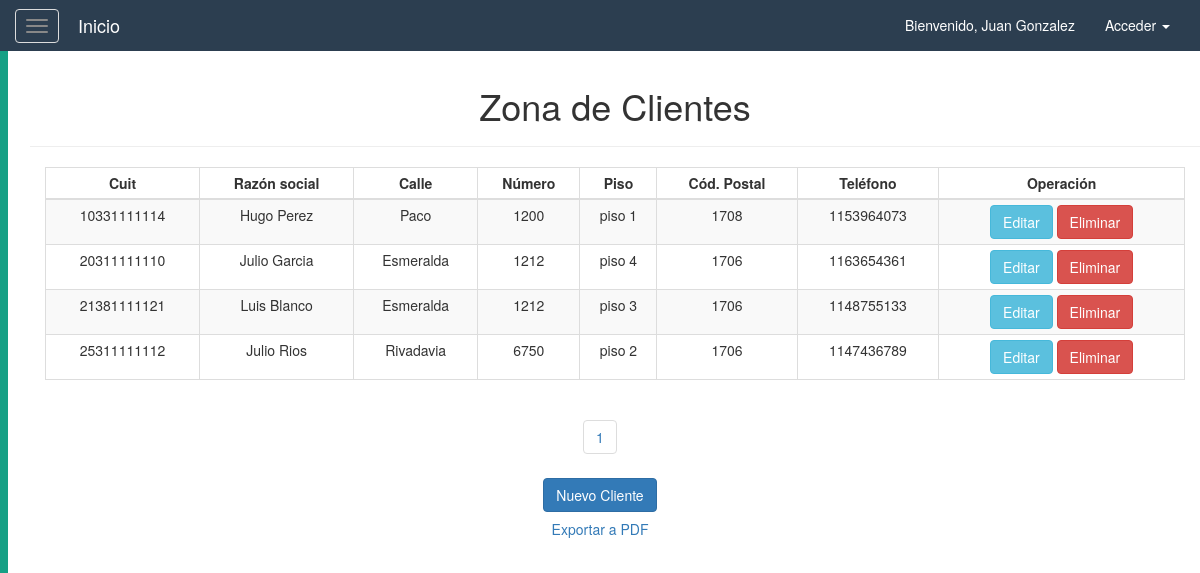
Screenshot of /logistica/clientes.php (signed in) with the database file from the repository.
### tables this page shows
CREATE TABLE `cliente` (
  `idCliente` int(11) NOT NULL,
  `cuit` varchar(11) DEFAULT NULL,
  `razon` varchar(45) DEFAULT NULL,
  `dom_numero` int(11) DEFAULT NULL,
  `dom_calle` varchar(45) DEFAULT NULL,
  `dom_cp` varchar(45) DEFAULT NULL,
  `dom_piso` varchar(45) DEFAULT NULL,
  `telefono` varchar(45) DEFAULT NULL
);

### resources/db/control.php (called while the page is built, shortened)
<?php
    class controlDB{
        function __construct(){
            try{
            $host="localhost";
            $dbname="logistica";
            $user="root";
            $pass="";
            $this->con=mysqli_connect($host,$user,$pass) or die("No se puede conectar con la base de datos.");
            mysqli_select_db($this->con,$dbname)or die("No se encuentra la base de datos.");
            mysqli_set_charset($this->con, "utf8");
            }catch(Exception $ex){
                throw $ex;
            }
        }
        function consultar($sql){
        $link=$this->con;
        $stmt = mysqli_prepare($link, $sql);
        mysqli_stmt_execute($stmt);
        $result = $stmt->get_result();
        $data=null;
        while($fila=$result->fetch_assoc()){
            $data[]=$fila;
        }
        return $data;
        }
    }
?>

### resources/library/clientes_pag.php (called while the page is built, shortened)
<?php
        $tamagno_paginas = 7;
        if(isset($_GET['pagina'])) {
            $pag = $_GET['pagina'];
        } else {
            $pag = 1;
        }
        $empezar_desde = ($pag-1) * $tamagno_paginas;
        $datos = $obj -> consultar("SELECT *
            FROM cliente
            ORDER BY cuit
            LIMIT $empezar_desde, $tamagno_paginas");
        $num_filas = count($obj->consultar("SELECT *
            FROM cliente"));
        $total_paginas = ceil($num_filas/$tamagno_paginas);
?>

### logistica/clientes.php (the view, shortened to what this page needs)
<!DOCTYPE html>
<html lang="es">
<head>
    <?php
        require_once($_SERVER['DOCUMENT_ROOT'].'/resources/config.php');
        $obj = new controlDB();
        include $LIBRARY_PATH.'/clientes_pag.php';
    ?>
</head>
<body>
    <?php
        require_once($_SERVER['DOCUMENT_ROOT'].'/resources/templates/header.php');
    ?>
    <div id="wrapper">
        <?php
            require_once($_SERVER['DOCUMENT_ROOT'].'/resources/templates/sidebar.php');
        ?>
        <div id="page-content-wrapper">
            <div class="container-fluid">
                <div class="row">
                    <div class="col-lg-12 text-center">
                        <div class="container">
                            <div class="row">
                                <div class="col">
                                    <h1>Zona de Clientes</h1>
                                    <hr/>
                                </div>
                            </div>
                        </div>
                        <div class="container">
                            <div class="row">
                                <div class="col-lg-12 col-md-12 col-sm-12 col-xs-12">
                                    <div class="table-responsive">
                                        <table class="table table-striped table-bordered table-condensed table-hover">
                                            <thead>
                                                <th  class="text-center">Cuit</th>
                                                <th  class="text-center">Razón social</th>
                                                <th  class="text-center">Calle</th>
                                                <th  class="text-center">Número</th>
                                                <th  class="text-center">Piso</th>
                                                <th  class="text-center">Cód. Postal</th>
                                                <th  class="text-center">Teléfono</th>
                                                <th  class="text-center">Operación</th>
                                            </thead>
                                            <?php foreach($datos as $td){ ?>
                                            <tr>
                                                <td><?php echo $td['cuit']; ?></td>
                                                <td><?php echo $td['razon']; ?></td>
                                                <td><?php echo $td['dom_calle']; ?></td>
                                                <td><?php echo $td['dom_numero']; ?></td>
                                                <td><?php echo $td['dom_piso']; ?></td>
                                                <td><?php echo $td['dom_cp']; ?></td>
                                                <td><?php echo $td['telefono']; ?></td>
                                                <td class="text-center">
                                                    <a href="editarCliente.php?id=<?php echo $td["idCliente"]?>">
                                                        <button class="btn btn-info">Editar</button>
                                                    </a>
                                                    <a href="bdCliente.php?id=<?php echo $td["idCliente"]?>&funcion=eliminar">
                                                        <button class="btn btn-danger">Eliminar</button>
                                                    </a>
                                                </td>
                                            </tr>
                                            <?php } ?>
                                        </table>
                                    </div>
                                </div>
                            </div>
                        </div>
                        <div class="row">
                            <div class="col">
                                <?php
                                    for($i = 1; $i <= $total_paginas; $i++){
                                    echo "<ul class='pagination'>
                                        <li><a href='?pagina=".$i."'>".$i."</a></li>
                                    </ul>";}
                                ?>
                            </div>
                        </div>
                        <div class="row">
                                <div class="col">
                                    <a href="registrarCliente.php" class="btn btn-primary">Nuevo Cliente</a>
                                </div>
                        </div>
                        <div class="row">
                            <a href="/logistica/exportarVehiculo.php">
                                <button class="btn btn-link">Exportar a PDF</button>
                            </a>
                        </div>
                    </div>
                </div>
            </div>
        </div>
    </div>
</body>
</html>

### resources/css/menuLateral.css (style rules this page uses)
#page-content-wrapper { width: 100%; height: 100%; position: absolute; padding: 15px; }

### rows the page displays
cliente: cuit "10331111114", razon "Hugo Perez", dom_calle "Paco", dom_numero "1200", dom_piso "piso 1", dom_cp "1708", telefono "1153964073"
cliente: cuit "20311111110", razon "Julio Garcia", dom_calle "Esmeralda", dom_numero "1212", dom_piso "piso 4", dom_cp "1706", telefono "1163654361"
cliente: cuit "21381111121", razon "Luis Blanco", dom_calle "Esmeralda", dom_numero "1212", dom_piso "piso 3", dom_cp "1706", telefono "1148755133"
cliente: cuit "25311111112", razon "Julio Rios", dom_calle "Rivadavia", dom_numero "6750", dom_piso "piso 2", dom_cp "1706", telefono "1147436789"

### other values shown
$_SESSION['usuario'] "Juan Gonzalez"
